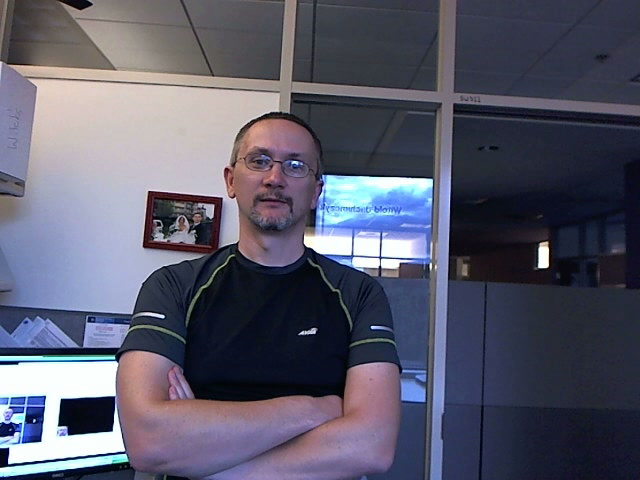
#> input picture frame 6 of week5/Python/visionface.avi, 640 x 480 px
$ python face_tracking.py
#> lines starting #> are read from the running program, lines starting #| are printed output that depends on the picture; after the words box and inside, x2 and y2 are one past the last pixel; in counts of white or black regions, pixels touching at a corner belong together
import cv2
import time
import traceback
import numpy as np


def get_delay(start_time, fps=30):
    if (time.time() - start_time) > (1 / float(fps)):
        return 1
    else:
        return max(int((1 / float(fps)) * 1000 - (time.time() - start) * 1000), 1)


# Instantiate cascade classifiers for finding faces
face_cascade = cv2.CascadeClassifier('haarcascade_frontalface_default.xml')

# Camera instance
# cam = cv2.VideoCapture(0)
cam = cv2.VideoCapture('visionface.avi')  # uncomment if you want to use a video file instead

# Check if instantiation was successful
if not cam.isOpened():
    raise Exception("Could not open camera/file")


# USE OPENCV DOCUMENTATION TO FIND OUT HOW CERTAIN FUNCTIONS WORK.
# Your task is to implement real-time face point tracking.
# A few tips:
#  You should start by implementing the detection part first.
#  Try drawing the trackable points in the detection part without saving them
#  to p0 so you're able to see if the point coordinates are correct.
#  When finding the good points in the tracking part, use isFound as an index
#  for telling if the point is valid. (you may have to convert this to a boolean array first).

gray_prev = None  # previous frame
p0 = []  # previous points

while True:
    start = time.time()
    try:
        # Get a single frame
        ret_val, img = cam.read()
#> img is the input picture: shape (480, 640, 3); mean B, G, R 106.8, 89.5, 89.5
        if not ret_val:
            cam.set(cv2.CAP_PROP_POS_FRAMES, 0)  # restart video
            gray_prev = None  # previous frame
            p0 = []  # previous points
            continue

        else:
            # Mirror
            img = cv2.flip(img, 1)
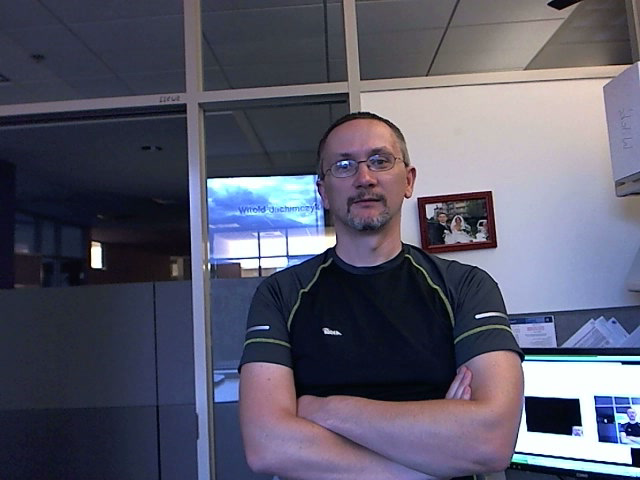
#> img: shape (480, 640, 3); mean B, G, R 106.8, 89.5, 89.5

            # Grayscale copy
            gray = cv2.cvtColor(img, cv2.COLOR_BGR2GRAY)
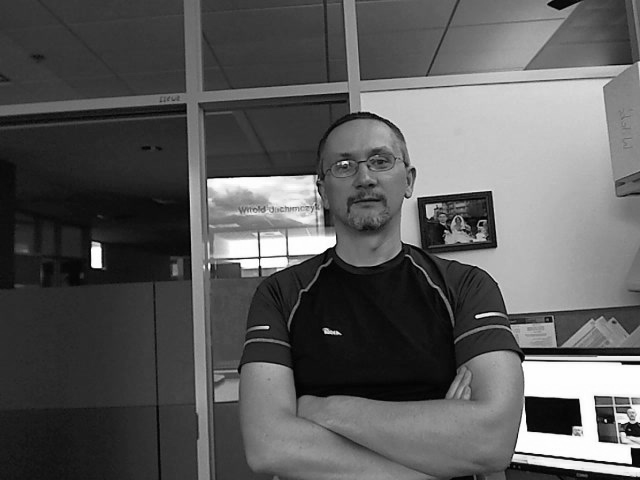
#> gray: shape (480, 640); min 0, max 255, mean 91.4

            if len(p0) <= 10:
                # Detection
                img = cv2.putText(img, 'Detection', (0,20),
                                  cv2.FONT_HERSHEY_SIMPLEX, 0.8, color=(0,255,255))

                # Detect faces
                faces = face_cascade.detectMultiScale(gray, 1.1, 5)
#> faces = [[316, 124, 98, 98]]
                # Take the first face and get trackable points.
                if len(faces) != 0:
                    # Extract ROI (face) from the grayscale frame
                    # Detections are in the form
                    # (x_upperleft, y_upperleft, width, height)
                    # You can also crop this ROI even more to make sure only
                    # the face area is considered in the tracking.

                    ##-your-code-starts-here-##
                    face = faces[0]
#> face = [316, 124, 98, 98]
                    cv2.rectangle(img, (face[0], face[1]), (face[0]+face[2],face[1]+face[3]),
                                  (255,0,0), 2)
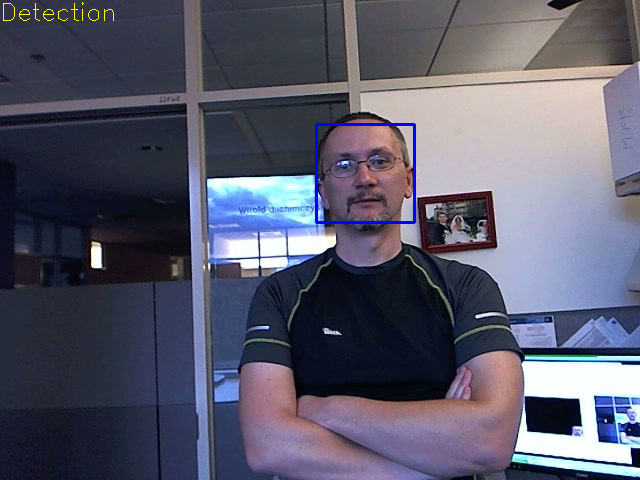
#> img: shape (480, 640, 3); mean B, G, R 107.2, 89.3, 89.2
                    roi_gray = gray[face[1]:face[1]+face[3], face[0]:face[0]+face[2]]  # replace me
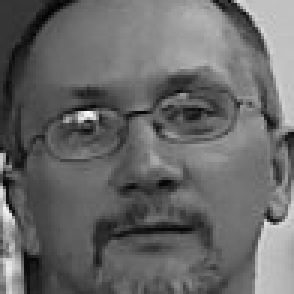
#> roi_gray: shape (98, 98) (shown 3 times larger); min 2, max 250, mean 103.9
                    ##-your-code-ends-here-##

                    # Get trackable points
                    p0 = cv2.goodFeaturesToTrack(roi_gray,
                                                 maxCorners=70,
                                                 qualityLevel=0.001,
                                                 minDistance=5)
#> p0 = 70 rows, first 8: [31, 39], [26, 39], [88, 74], [1, 55], [90, 42], [79, 34], [2, 87], [53, 42]
                    # Convert points to form (point_id, coordinates)
                    p0 = p0[:, 0, :] if p0 is not None else []
#> p0 = 70 pairs, first value 1 to 96, second value 4 to 95

                    # Convert from ROI to image coordinates
                    ##-your-code-starts-here-##
                    for i in range(len(p0)):
                        p0[i][0] += face[0]
                        p0[i][1] += face[1]
#> this loop made 70 passes
#> after the loop, p0 = 70 pairs, first value 317 to 412, second value 128 to 219
                    ##-your-code-ends-here-##

                # Save grayscale copy for next iteration
                gray_prev = gray.copy()

            else:
                # Tracking
                img = cv2.putText(img, 'Tracking', (0, 20), cv2.FONT_HERSHEY_SIMPLEX, 0.8, color=(0, 255, 255))

                # Calculate optical flow using calcOpticalFlowPyrLK
                p1, isFound, err = cv2.calcOpticalFlowPyrLK(gray_prev, gray, p0,
                                                            None,
                                                            winSize=(31,31),
                                                            maxLevel=10,
                                                            criteria=(cv2.TERM_CRITERIA_EPS | cv2.TERM_CRITERIA_COUNT, 30, 0.03),
                                                            flags=cv2.OPTFLOW_LK_GET_MIN_EIGENVALS,
                                                            minEigThreshold=0.00025)
                # Select good points. Use isFound to select valid found points from p1
                ##-your-code-starts-here-##
                good_points = []
                for i in range(len(isFound)):
                    if (isFound[i]):
                        good_points.append(p1[i])
                good_points = np.asarray(good_points)
                ##-your-code-starts-here-##

                # Draw points using e.g. cv2.drawMarker
                ##-your-code-starts-here-##
                for p in good_points:
                    cv2.drawMarker(img, (int(p[0]),int(p[1])), (0,0,255))
                ##-your-code-ends-here-##

                # Update p0 (which points should be kept?) and gray_prev for
                # next iteration
                ##-your-code-starts-here-##
                gray_prev = gray
                p0 = good_points
                ##-your-code-ends-here-##

            # Quit text
            img = cv2.putText(img, 'Press q to quit', (440, 20),
                              cv2.FONT_HERSHEY_SIMPLEX, 0.8, color=(0,0,255))
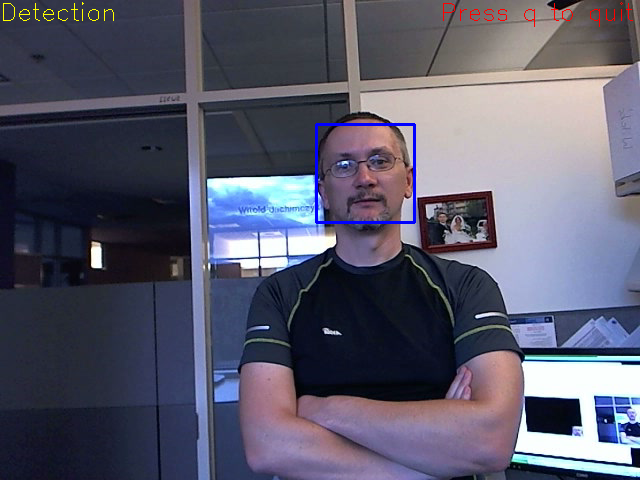
#> img: shape (480, 640, 3); 0.12% of pixels changed, all inside (x1, y1, x2, y2) = (443, 2, 633, 27)
            cv2.imshow('Video feed', img)

        # Limit FPS to ~30 (if detector is fast enough)
        if cv2.waitKey(get_delay(start, fps=30)) & 0xFF == ord('q'):
#> (key q is pressed here)
            break  # q to quit

    # Catch exceptions in order to close camera and video feed window properly
    except:
        traceback.print_exc()  # display for user
        break

# Close camera and video feed window
cam.release()
cv2.destroyAllWindows()

$ run again, starting later in the video
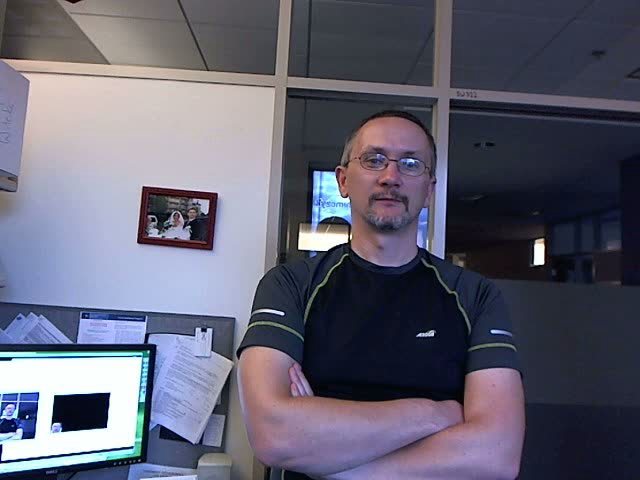
#> input picture frame 29 of week5/Python/visionface.avi, 640 x 480 px
#> img is the input picture: shape (480, 640, 3); mean B, G, R 113.5, 96.9, 97.6
#> faces = [[200, 122, 99, 99]]
#> face = [200, 122, 99, 99]
#> `roi_gray = gray[face[1]:face[1]+face[3], face[0]:face[0]+face[2]]`:
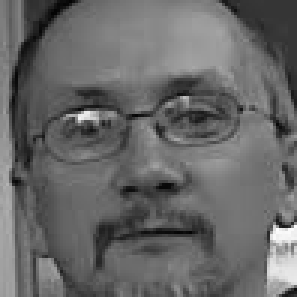
#> roi_gray: shape (99, 99) (shown 3 times larger); min 4, max 254, mean 103.2
#> `p0 = cv2.goodFeaturesToTrack(roi_gray, maxCorners=70, qualityLevel=0.0..`: p0 = 70 rows, first 8: [91, 76], [26, 39], [32, 41], [62, 33], [80, 36], [13, 86], [91, 81], [4, 60]
#> `p0 = p0[:, 0, :] if p0 is not None else []`: p0 = 70 pairs, first value 4 to 97, second value 3 to 96
#> the loop `for i in range(len(p0)):` made 70 passes
#> after the loop `for i in range(len(p0)):`: p0 = 70 pairs, first value 204 to 297, second value 125 to 218
#> `img = cv2.putText(img, 'Press q to quit', (440, 20), cv2.FONT_HERSHEY_..`:
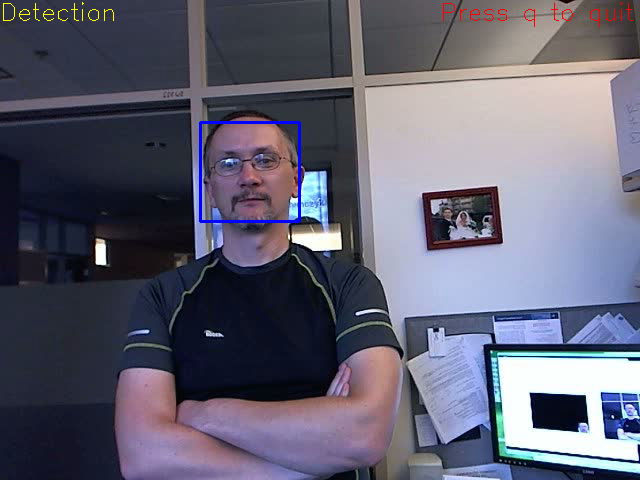
#> img: shape (480, 640, 3); mean B, G, R 113.8, 96.6, 97.5

$ run again, starting later in the video
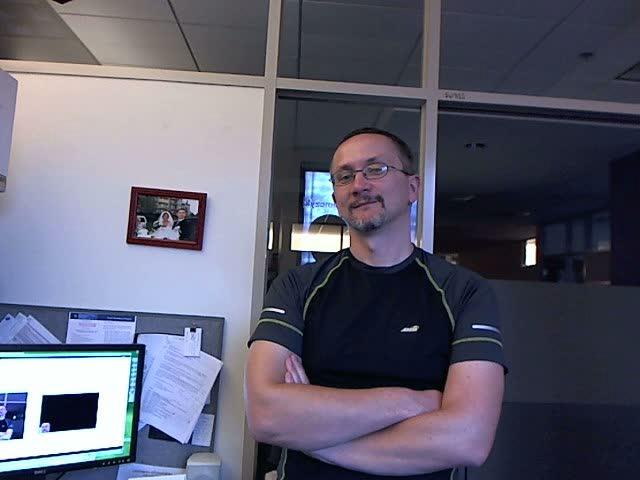
#> input picture frame 52 of week5/Python/visionface.avi, 640 x 480 px
#> img is the input picture: shape (480, 640, 3); mean B, G, R 112.4, 95.6, 95.7
#> faces = [[236, 139, 83, 83]]
#> face = [236, 139, 83, 83]
#> `roi_gray = gray[face[1]:face[1]+face[3], face[0]:face[0]+face[2]]`:
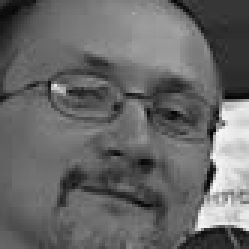
#> roi_gray: shape (83, 83) (shown 3 times larger); min 1, max 248, mean 103.7
#> `p0 = cv2.goodFeaturesToTrack(roi_gray, maxCorners=70, qualityLevel=0.0..`: p0 = 70 rows, first 8: [18, 28], [66, 75], [74, 41], [74, 34], [71, 56], [23, 30], [71, 64], [76, 76]
#> `p0 = p0[:, 0, :] if p0 is not None else []`: p0 = 70 pairs, first value 1 to 81, second value 1 to 80
#> the loop `for i in range(len(p0)):` made 70 passes
#> after the loop `for i in range(len(p0)):`: p0 = 70 pairs, first value 237 to 317, second value 140 to 219
#> `img = cv2.putText(img, 'Press q to quit', (440, 20), cv2.FONT_HERSHEY_..`:
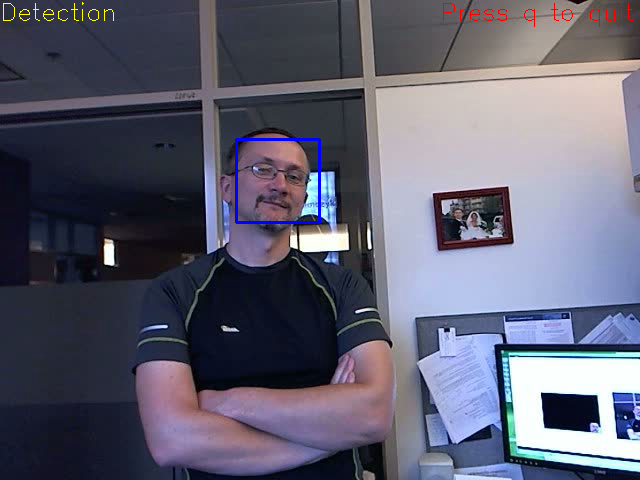
#> img: shape (480, 640, 3); mean B, G, R 112.8, 95.4, 95.8
